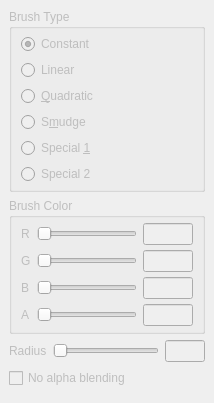
  <widget class="QDockWidget" name="brushDock">
   <property name="enabled">
    <bool>false</bool>
   </property>
   <property name="sizePolicy">
    <sizepolicy hsizetype="Preferred" vsizetype="Preferred">
     <horstretch>0</horstretch>
     <verstretch>0</verstretch>
    </sizepolicy>
   </property>
   <property name="floating">
    <bool>false</bool>
   </property>
   <property name="allowedAreas">
    <set>Qt::AllDockWidgetAreas</set>
   </property>
   <property name="windowTitle">
    <string>Br&amp;ush</string>
   </property>
   <attribute name="dockWidgetArea">
    <number>1</number>
   </attribute>
   <widget class="QWidget" name="brushDockContents">
    <property name="sizePolicy">
     <sizepolicy hsizetype="Preferred" vsizetype="Preferred">
      <horstretch>0</horstretch>
      <verstretch>0</verstretch>
     </sizepolicy>
    </property>
    <layout class="QVBoxLayout" name="verticalLayout_3">
     <item>
      <widget class="QGroupBox" name="brushType">
       <property name="title">
        <string>Brush Type</string>
       </property>
       <layout class="QVBoxLayout" name="verticalLayout">
        <property name="topMargin">
         <number>5</number>
        </property>
        <property name="bottomMargin">
         <number>5</number>
        </property>
        <item>
         <widget class="QRadioButton" name="brushTypeConstant">
          <property name="text">
           <string>Constant</string>
          </property>
          <property name="checked">
           <bool>true</bool>
          </property>
         </widget>
        </item>
        <item>
         <widget class="QRadioButton" name="brushTypeLinear">
          <property name="text">
           <string>Linear</string>
          </property>
         </widget>
        </item>
        <item>
         <widget class="QRadioButton" name="brushTypeQuadratic">
          <property name="text">
           <string>&amp;Quadratic</string>
          </property>
         </widget>
        </item>
        <item>
         <widget class="QRadioButton" name="brushTypeSmudge">
          <property name="text">
           <string>S&amp;mudge</string>
          </property>
         </widget>
        </item>
        <item>
         <widget class="QRadioButton" name="brushTypeSpecial1">
          <property name="text">
           <string>Special &amp;1</string>
          </property>
         </widget>
        </item>
        <item>
         <widget class="QRadioButton" name="brushTypeSpecial2">
          <property name="text">
           <string>Special 2</string>
          </property>
         </widget>
        </item>
       </layout>
      </widget>
     </item>
     <item>
      <widget class="QGroupBox" name="brushColor">
       <property name="title">
        <string>Brush Color</string>
       </property>
       <layout class="QGridLayout" name="gridLayout_3">
        <property name="topMargin">
         <number>5</number>
        </property>
        <property name="bottomMargin">
         <number>5</number>
        </property>
        <property name="verticalSpacing">
         <number>5</number>
        </property>
        <item row="2" column="3">
         <widget class="QLineEdit" name="brushColorTextboxBlue">
          <property name="minimumSize">
           <size>
            <width>50</width>
            <height>0</height>
           </size>
          </property>
          <property name="maximumSize">
           <size>
            <width>50</width>
            <height>16777215</height>
           </size>
          </property>
         </widget>
        </item>
        <item row="3" column="2">
         <widget class="QSlider" name="brushColorSliderAlpha">
          <property name="orientation">
           <enum>Qt::Horizontal</enum>
          </property>
         </widget>
        </item>
        <item row="1" column="0">
         <widget class="QLabel" name="brushColorLabelGreen">
          <property name="text">
           <string>G</string>
          </property>
         </widget>
        </item>
        <item row="1" column="2">
         <widget class="QSlider" name="brushColorSliderGreen">
          <property name="minimumSize">
           <size>
            <width>100</width>
            <height>0</height>
           </size>
          </property>
          <property name="orientation">
           <enum>Qt::Horizontal</enum>
          </property>
         </widget>
        </item>
        <item row="2" column="0">
         <widget class="QLabel" name="brushColorLabelBlue">
          <property name="text">
           <string>B</string>
          </property>
         </widget>
        </item>
        <item row="2" column="2">
         <widget class="QSlider" name="brushColorSliderBlue">
          <property name="minimumSize">
           <size>
            <width>100</width>
            <height>0</height>
           </size>
          </property>
          <property name="orientation">
           <enum>Qt::Horizontal</enum>
          </property>
         </widget>
        </item>
        <item row="0" column="0">
         <widget class="QLabel" name="brushColorLabelRed">
          <property name="text">
           <string>R</string>
          </property>
         </widget>
        </item>
        <item row="0" column="3">
         <widget class="QLineEdit" name="brushColorTextboxRed">
          <property name="minimumSize">
           <size>
            <width>50</width>
            <height>0</height>
           </size>
          </property>
          <property name="maximumSize">
           <size>
            <width>50</width>
            <height>16777215</height>
           </size>
          </property>
         </widget>
        </item>
        <item row="3" column="0">
         <widget class="QLabel" name="brushColorLabelAlpha">
          <property name="text">
           <string>A</string>
          </property>
         </widget>
        </item>
        <item row="3" column="3">
         <widget class="QLineEdit" name="brushColorTextboxAlpha">
          <property name="minimumSize">
           <size>
            <width>50</width>
            <height>0</height>
           </size>
          </property>
          <property name="maximumSize">
           <size>
            <width>50</width>
            <height>16777215</height>
           </size>
          </property>
         </widget>
        </item>
        <item row="1" column="3">
         <widget class="QLineEdit" name="brushColorTextboxGreen">
          <property name="minimumSize">
           <size>
            <width>50</width>
            <height>0</height>
           </size>
          </property>
          <property name="maximumSize">
           <size>
            <width>50</width>
            <height>16777215</height>
           </size>
          </property>
         </widget>
        </item>
        <item row="0" column="2">
         <widget class="QSlider" name="brushColorSliderRed">
          <property name="minimumSize">
           <size>
            <width>100</width>
            <height>0</height>
           </size>
          </property>
          <property name="orientation">
           <enum>Qt::Horizontal</enum>
          </property>
         </widget>
        </item>
       </layout>
      </widget>
     </item>
     <item>
      <widget class="QWidget" name="brushRadius" native="true">
       <layout class="QGridLayout" name="gridLayout_6">
        <property name="leftMargin">
         <number>0</number>
        </property>
        <property name="topMargin">
         <number>0</number>
        </property>
        <property name="rightMargin">
         <number>0</number>
        </property>
        <property name="bottomMargin">
         <number>0</number>
        </property>
        <item row="0" column="3">
         <widget class="QLineEdit" name="brushRadiusTextbox">
          <property name="sizePolicy">
           <sizepolicy hsizetype="Expanding" vsizetype="Fixed">
            <horstretch>0</horstretch>
            <verstretch>0</verstretch>
           </sizepolicy>
          </property>
          <property name="minimumSize">
           <size>
            <width>40</width>
            <height>0</height>
           </size>
          </property>
          <property name="maximumSize">
           <size>
            <width>40</width>
            <height>16777215</height>
           </size>
          </property>
          <property name="text">
           <string/>
          </property>
         </widget>
        </item>
        <item row="0" column="2">
         <widget class="QSlider" name="brushRadiusSlider">
          <property name="minimumSize">
           <size>
            <width>100</width>
            <height>0</height>
           </size>
          </property>
          <property name="orientation">
           <enum>Qt::Horizontal</enum>
          </property>
         </widget>
        </item>
        <item row="0" column="0">
         <widget class="QLabel" name="brushRadiusLabel">
          <property name="text">
           <string>Radius</string>
          </property>
         </widget>
        </item>
       </layout>
      </widget>
     </item>
     <item>
      <widget class="QCheckBox" name="brushAlphaBlendingCheckbox">
       <property name="text">
        <string>No alpha blending</string>
       </property>
      </widget>
     </item>
     <item>
      <widget class="QWidget" name="emptySpaceBrush" native="true">
       <property name="sizePolicy">
        <sizepolicy hsizetype="Preferred" vsizetype="Expanding">
         <horstretch>0</horstretch>
         <verstretch>0</verstretch>
        </sizepolicy>
       </property>
      </widget>
     </item>
    </layout>
   </widget>
  </widget>
